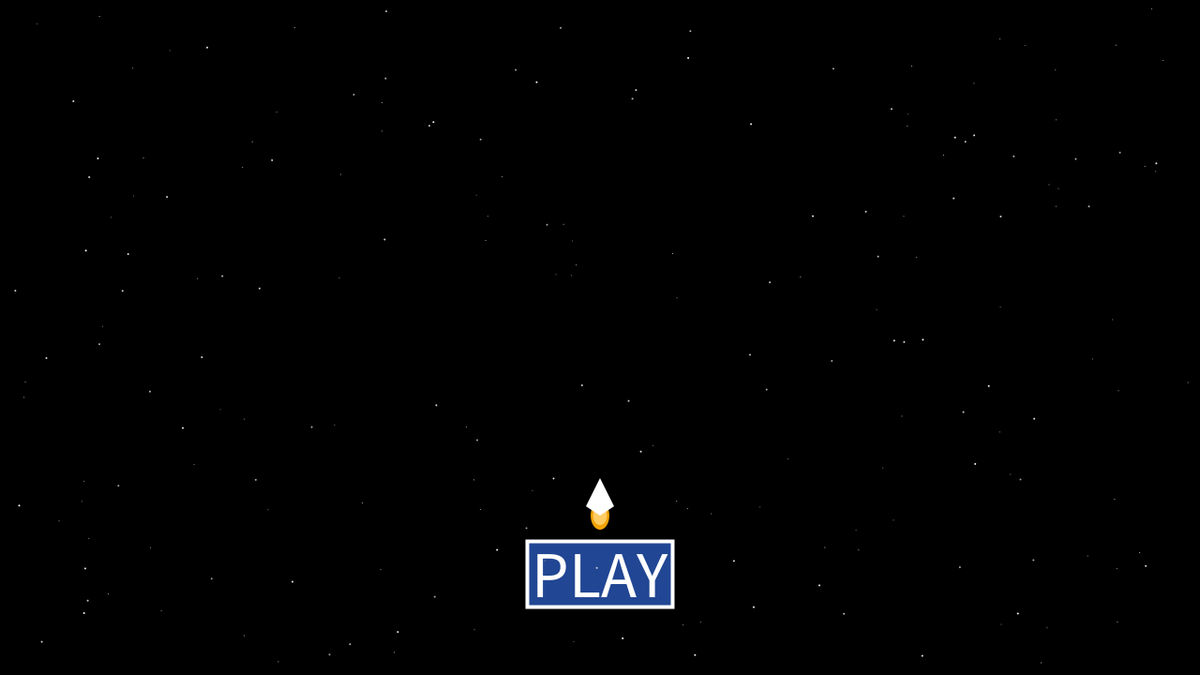
Frame 1 (no input)
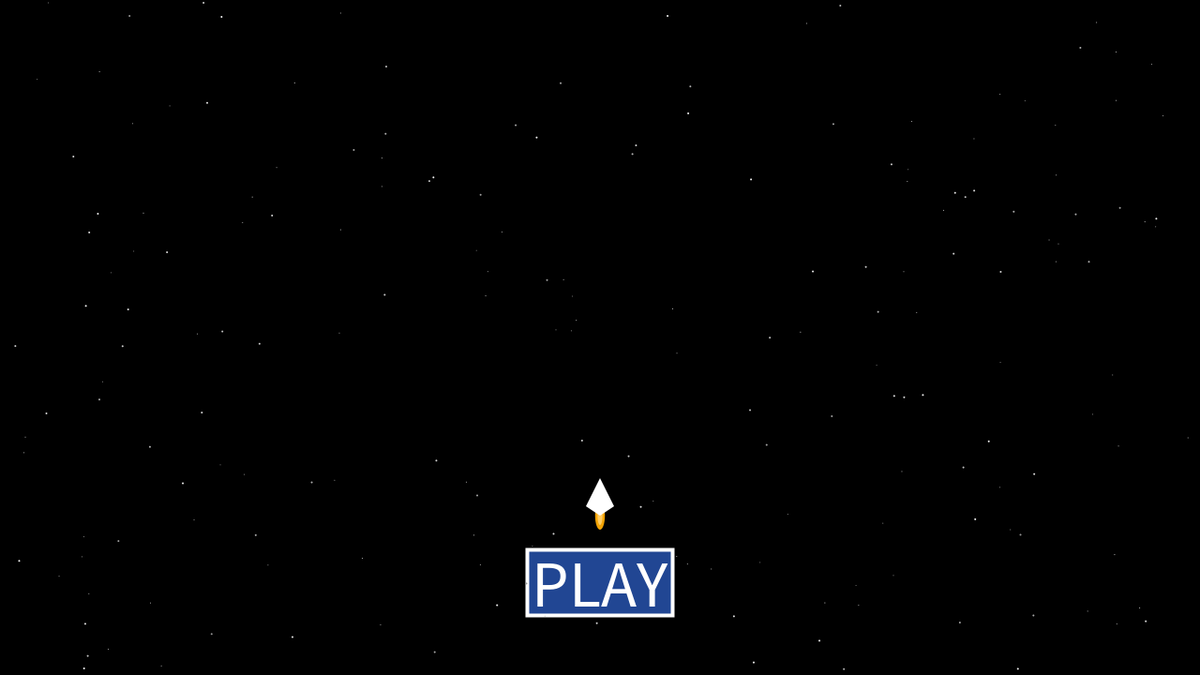
Frame 60 (the mouse pressed at the canvas centre just before this capture)
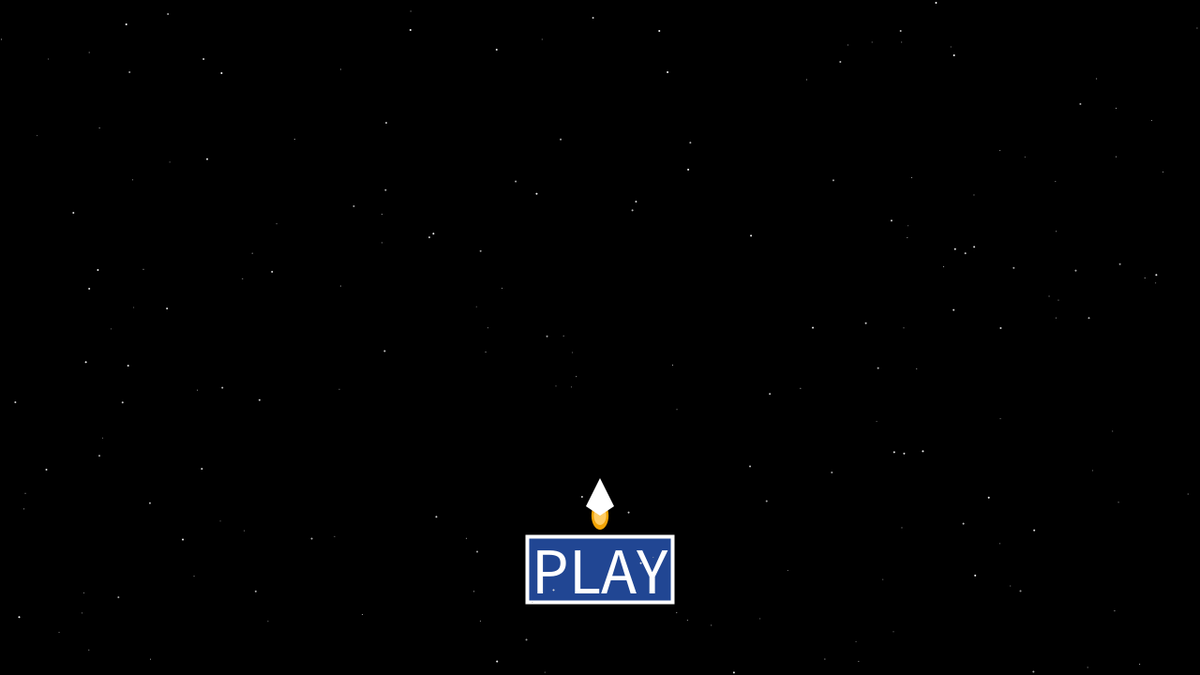
Frame 120 (the mouse held since frame 60 and released just before this capture)

The Processing sketch that drew these frames (run headless with seeded random() and noise(); from frame 60 on, the mouse is pressed at the canvas centre):

// Processing sketch: Galaga_Prototype
// ── Galaga_Prototype.pde
int n = 200;
int p = 64;
int f = 2;
space[] outerSpace;
lasers[] bullets;

playButton play;
spaceShip character;

void setup() {
  size(1280, 720);
  stroke(0, 50, 150);
  rectMode(CENTER);
  frameRate(165);
  smooth();

  play = new playButton();
  character = new spaceShip();

  bullets = new lasers[f];
  for (int i = 0; i < bullets.length; i++) {
    bullets[i] = new lasers();
  }

  outerSpace = new space[n];
  for (int i = 0; i < outerSpace.length; i++) {
    outerSpace[i] = new space();
  }
}

void draw() {
  background(0);

  // RENDERING + DISPLAYING THE PLAY BUTTON
  play.update();
  play.render();

  // RENDERING + DISPLAYING THE SPACESHIP
  character.render();

  // OUTER SPACE BACKGROUND
  for (int i = 0; i < outerSpace.length; i++) {
    outerSpace[i].update();
  }
}

void keyPressed() {
  character.update();

  for (int i = 0; i < bullets.length; i++) {
    bullets[i].update();
  }
}

// ── Outer_Space.pde
class space {
  float x, y, z;
  int size;
  color col;

  space(float s_x, float s_y, float s_z, int s_size, color s_col) {

    x = s_x;
    y = s_y;
    z = s_z;
    size = s_size;
    col  = s_col;
  }

  space() {
    y = -10 + random(720);
    x = random(width);

    size = (int)random(1, 3);
    col  = color(random(150, 255));
  }

  void update() {
    fill(col);
    noStroke();
    circle(x, y, size);
    
    float speed = map(z, 0, 0.5, 1, 1);
    y = y + speed;
    if (y > height + 10) {
      y = -10;
      x = random(width);
    }
  }
}

// ── Play_Button.pde
class playButton {
  float xpos;
  float ypos;
  float Width_x;
  float Width_y;
  int size;
  color col;
  boolean Clicked = false;
  boolean Pressed = false;

  playButton (float buttonX, float buttonY, float buttonW_x, float buttonW_y, int buttonSize, color buttonCol) {
    xpos = buttonX;
    ypos = buttonY;
    Width_x = buttonW_x;
    Width_y = buttonW_y;
    size = buttonSize;
    col = buttonCol;
  }

  playButton() {
    size = 120;
    col  = #214693;


    xpos = width / 2;
    ypos = height * 0.85;

    Width_x =  size + 35;
    Width_y =  size - 50;
  }

  void update() {
    if (mousePressed == true && mouseButton == LEFT && Pressed == false) {
      Pressed = true;
      if (mouseX >= xpos && mouseX <= xpos+Width_x && mouseY >= ypos && mouseY <= ypos+Width_y) {
        Clicked = true;
      } else {
        Clicked = false;
        Pressed = false;
      }
    }

    if (mouseX >= xpos && mouseX <= xpos+Width_x && mouseY >= ypos && mouseY <= ypos+Width_y) {
      fill(#74A1FF);
    } else {
      fill(col);
    }
  }

  void render() {
    fill(col);
    stroke(255);
    strokeWeight(4);

    rect(xpos, ypos + sin(frameCount*0.03)*10, Width_x, Width_y);

    fill(255);
    textAlign(CENTER, CENTER);
    textSize(70);
    text("PLAY", xpos, ypos + sin(frameCount*0.03)*10);
  }
  
  boolean isClicked() {
    return Clicked;
  }
}

// ── character_mechanics.pde
class spaceShip {
  PVector spaceship;
  float x;
  float y;
  float driftSpeed = 6;
  int   shipsize;
  color shipcol;

  spaceShip(float s_X, float s_Y, int s_size, color s_col) {
    x = s_X;
    y = s_Y;
    shipsize = s_size;
    shipcol  = s_col;
  }

  spaceShip() {
    spaceship = new PVector(640, 540);
    shipsize = 30;
    shipcol  = 255;

    x = width / 2;
    y = width * 0.70;
  }

  void render() {
    // DRAWING THE ROCKET FLAMES
    fill(#F2A305);
    noStroke();
    ellipse(spaceship.x, spaceship.y + 10, 15 + cos(frameCount * 0.15) * 5, 30);
    fill(#FFCC64);
    ellipse(spaceship.x, spaceship.y + 10, 10 + cos(frameCount * 0.15) * 5, 20);

    // DRAWING THE ACTUAL SPACESHIP
    fill(shipcol);
    noStroke();
    triangle(spaceship.x - 15, spaceship.y, spaceship.x + 15, spaceship.y, spaceship.x, spaceship.y - 30);
    triangle(spaceship.x - 15, spaceship.y, spaceship.x + 15, spaceship.y, spaceship.x, spaceship.y + 10);
  }

  // MANAGING MOVEMENT
  void update() {
    if (keyPressed && key == 'a') {
      spaceship.x -= driftSpeed;
    }

    if (keyPressed && key == 'd') {
      spaceship.x += driftSpeed;
    }

    if (spaceship.x > width || spaceship.x < 0) {
      spaceship.x *= -1;
    }
  }
}

class lasers {
  PVector laserBullets;
  float x, y;
  int   size;
  color col;

  lasers(float bX, float bY, int bsize, color bcol) {
    x = bX;
    y = bY;
    size = bsize;
    col  = bcol;
  }

  lasers() {
    laserBullets = new PVector(640, 540);
    
    size = 20;
    col  = #FF0808;
    
    
    x = laserBullets.x;
    y = laserBullets.y; 
  }

  void update() {
  }
}
